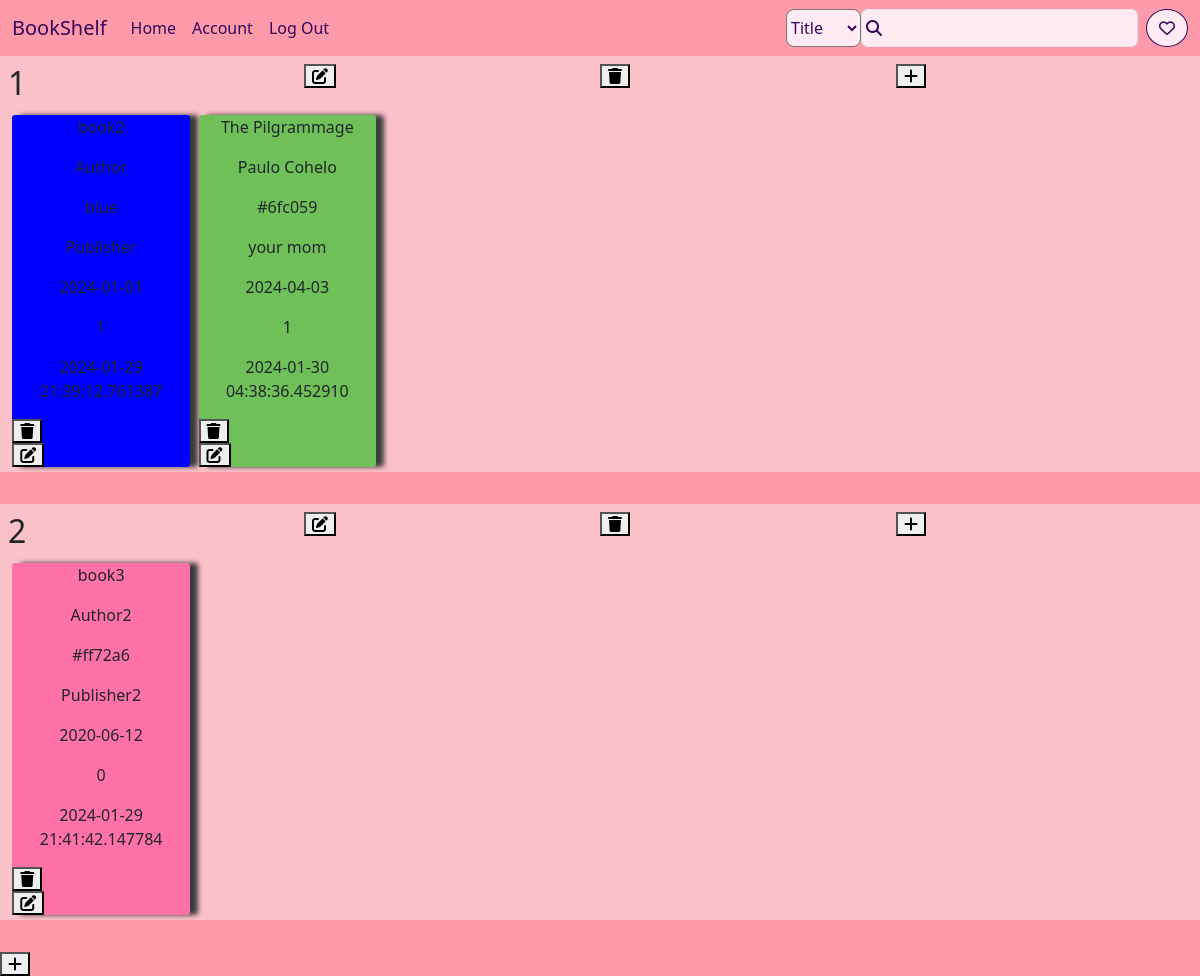
Page / (signed in) on the earlier database version.
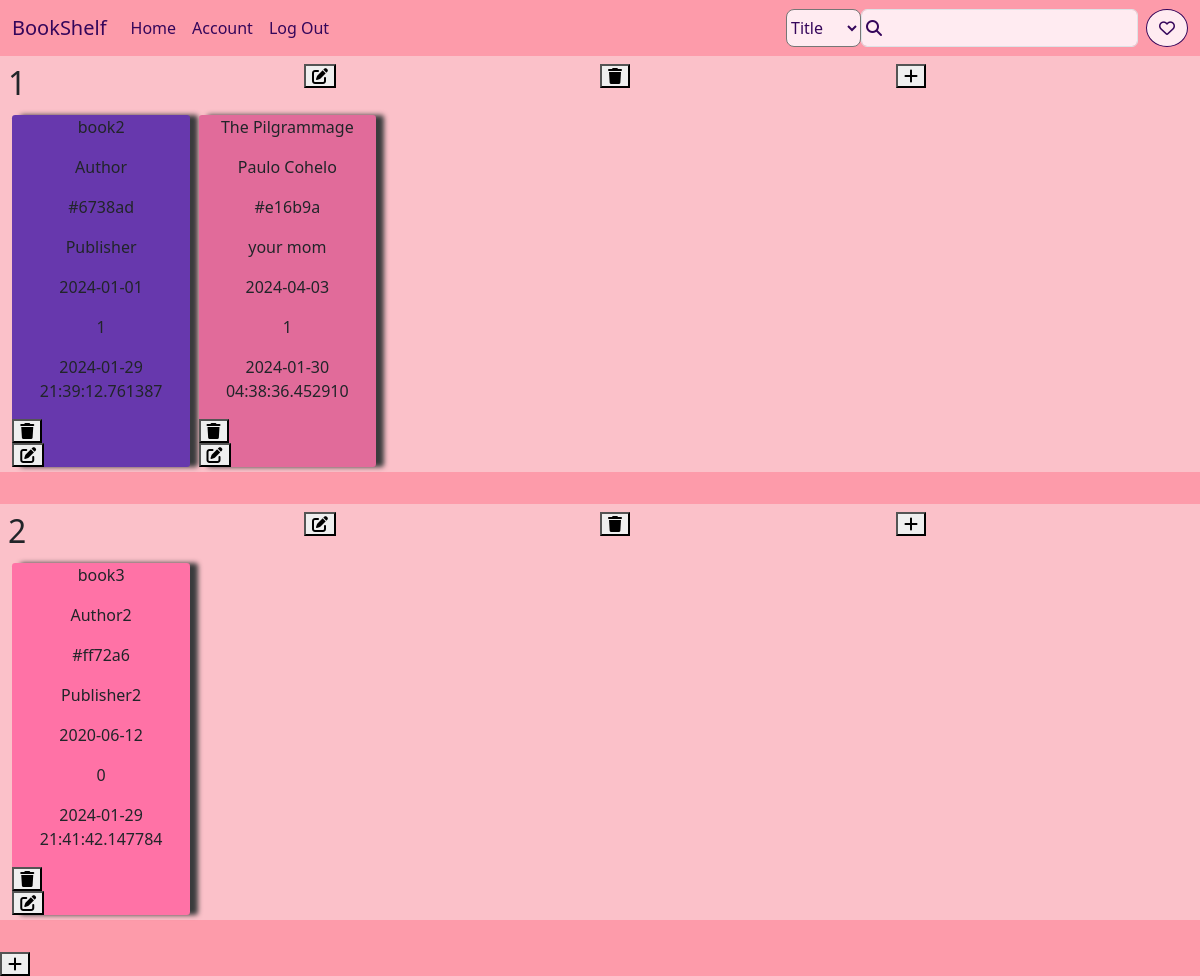
Same page on the later database version.
### tables this page shows
CREATE TABLE books (
    id INTEGER PRIMARY KEY AUTOINCREMENT,
    title TEXT NOT NULL,
    author TEXT NOT NULL,
    pages INTEGER NOT NULL,
    cover_color TEXT NOT NULL,
    publishing_house TEXT NOT NULL,
    published_date TEXT NOT NULL,
    fiction_nonfiction INTEGER NOT NULL,
    genre TEXT NOT NULL,
    been_read INTEGER NOT NULL,
    ISBN TEXT NOT NULL,
    added_date TEXT NOT NULL,
    user_id INTEGER NOT NULL,
    FOREIGN KEY (user_id) REFERENCES users (id) ON DELETE CASCADE
);

### app.py (the view)
@app.route("/")
@login_required
def index():
    user_library = Library()
    logging.info(f"User Library : {user_library}")
    user_shelves = Shelf.get_shelf_by_user(session["user_id"])
    logging.info(f"User Shelves : {user_shelves}")
    user_books = Book.get_books_by_user(session["user_id"])
    logging.info(f"User Books : {user_books}")
    book_shelves = dict()
    logging.info(f"Book Shelves : {book_shelves}")
    if user_shelves is not None:
        logging.info("User Shevles is not None")
        for shelf in user_shelves:
            logging.info(f"Shelf : {shelf}")
            user_library.add_shelf_to_library(shelf)
        logging.info(f"User Library : {user_library}")
    if user_books is not None:
        logging.info("User Books is not None")
        for book in user_books:
            logging.info(f"Book : {book}")
            user_library.add_book_to_library(book)
        logging.info(f"User Library : {user_library}")
    for book in user_library.get_books_in_library():
        book_id = book[0]
        logging.info(f"Book ID : {book_id}")
        shelf_id = user_library.get_shelf_for_book(book_id, session["user_id"])
        logging.info(f"Shelf ID : {shelf_id}")
        if shelf_id is None:
            logging.info(f"Shelf ID is NONE : Deleting Books on Shelf")
            Book.delete_book_by_id(book_id, session["user_id"])
            continue
        shelf_num = Shelf.get_shelf_number(shelf_id[0], session["user_id"])
        logging.info(f"Shelf Number : {shelf_num}")
        if shelf_num is None:
            logging.info(f"Shelf Num is NONE : Deleting Books on Shelf")
            Book.delete_book_by_id(shelf_id, session["user_id"])
            continue
        shelf_num = shelf_num[0]
        logging.info(f"Shelf Num : {shelf_num}")
        fiction_nonfiction = ""
        read = ""
        if book[8] == 0:
            fiction_nonfiction = "nonfiction"
        elif book[8] == 1:
            fiction_nonfiction = "fiction"
        if book[10] == 0:
            read = "Not Read"
        elif book[10] == 1:
            read = "Read"
        if shelf_num in book_shelves:
            logging.info(f"Shelf Num : {shelf_num} : in book_shelves : {book_shelves}")
            book_shelves[shelf_num].append({"book_id": book[0], "title": book[1], "author": book[2], "pages": book[3], "color": book[4], "color_name": book[5], "publisher": book[6], "published_date": book[7], "fiction_nonfiction": fiction_nonfiction, "genre": book[9], "read": read, "isbn": book[11], "added_date": book[12]})
            logging.info(f"Successfully Added Book to Shelf : {book_shelves}")
        else:
            logging.info(f"Shelf Num : {shelf_num} : not in book_shelves : {book_shelves}")
            book_shelves[shelf_num] = [{"book_id": book[0], "title": book[1], "author": book[2], "pages": book[3], "color": book[4], "color_name": book[5], "publisher": book[6], "published_date": book[7], "fiction_nonfiction": fiction_nonfiction, "genre": book[9], "read": read, "isbn": book[11], "added_date": book[12]}]
            logging.info(f"Successfully Created Shelf and Added Book to Shelf : {book_shelves}")
    for shelf in user_library.get_shelves_in_library():
        shelf_num = Shelf.get_shelf_number(shelf[0], session["user_id"])[0]
        logging.info(f"Shelf Number : {shelf_num}")
        if shelf_num not in book_shelves:
            logging.info(f"Shelf Num : {shelf_num} : not in book_shelves")
            book_shelves[shelf_num] = []
    logging.info(f"Final Book Shelves : {book_shelves}")
    book_shelves = dict(sorted(book_shelves.items()))
    logging.info(f"Sorted Book Shelves : {book_shelves}")
    return render_template("index.html", library=book_shelves)

### database.py (called while the page is built)
def create_connection():
    return sqlite3.connect("library.db")

def fetch_all(query, parameters=None):
    connection = create_connection()
    cursor = connection.cursor()
    if parameters:
        cursor.execute(query, parameters)
    else:
        cursor.execute(query)
    results = cursor.fetchall()
    connection.close()
    if len(results) == 0:
        return None
    else:
        return results

def fetch_one(query, parameters=None):
    connection = create_connection()
    cursor = connection.cursor()
    if parameters:
        cursor.execute(query, parameters)
    else:
        cursor.execute(query)
    results = cursor.fetchone()
    connection.close()
    if results is None:
        return None
    else:
        return results

### helpers.py (called while the page is built)
def login_required(f):
    @wraps(f)
    def decorated_function(*args, **kwargs):
        if session.get("user_id") is None:
            return redirect("/login")
        return f(*args, **kwargs)
    return decorated_function

### library_objects.py (called while the page is built)
    @staticmethod
    def get_books_by_user(user_id):
        query = "SELECT * FROM books WHERE user_id = ?"
        try:
            results = fetch_all(query, (user_id,))
            logging.info(f"Successfully got books : Books {results} : User ID {user_id}")
            return results
        except Exception as e:
            logging.error(f"Error getting books: {e}")

    @staticmethod
    def get_shelf_by_user(user_id):
        query = "SELECT * FROM bookshelf WHERE user_id = ?"
        try:
            results = fetch_all(query, (user_id,))
            logging.info(f"Successfully got shelves : Results {results} : User ID {user_id}")
            return results
        except Exception as e:
            logging.error(f"Error getting shelves: {e}")

    @staticmethod
    def get_shelf_number(shelf_id, user_id):
        query = "SELECT number FROM bookshelf WHERE id = ? AND user_id = ?"
        parameters = (shelf_id, user_id,)
        try:
            result = fetch_one(query, parameters)
            logging.info(f"Successfully got shelf number : Result {result} : Shelf ID {shelf_id} : User ID {user_id}")
            return result
        except Exception as e:
            logging.error(f"Error getting shelf number: {e}")

    def add_book_to_library(self, book):
        self._books.append(book)

    def add_shelf_to_library(self, shelf):
        self._shelves.append(shelf)

    def get_books_in_library(self):
        return self._books

    def get_shelves_in_library(self):
        return self._shelves

### templates/index.html (shortened to what this page needs)
{% extends "layouts.html" %}
{% block styles %}
    <link href="../static/index.css" rel="stylesheet">
{% endblock %}
{% block main %}
    <div class="shelf_container">
        {% for id, books in library.items() %}
            <div class="shelf" data-id="{{ id }}">
                <h2>{{ id }}</h2>
                <div class="books_shelf">
                    {% for book in books %}
                        <div class="book" data-color="{{ book.color }}">
                            {% if book.title is not none %}
                                <p class="book_title">{{ book.title }}</p>
                            {% endif %}
                            <div class="hidden_book_fields">
                                {% if book.author is not none %}
                                    <p class="book_author">{{ book.author }}</p>
                                {% endif %}
                                {% if book.color is not none %}
                                    <p class="book_color">{{ book.color }}</p>
                                {% endif %}
                                {% if book.color_name is not none %}
                                    <p class="book_color_name">{{ book.color_name }}</p>
                                {% endif %}
                                {% if book.publisher is not none %}
                                    <p class="book_publisher">{{ book.publisher }}</p>
                                {% endif %}
                                {% if book.genre is not none %}
                                    <p class="book_genre">{{ book.genre }}</p>
                                {% endif %}
                                {% if book.isbn is not none %}
                                    <p class="book_isbn">{{ book.isbn }}</p>
                                {% endif %}
                            </div>
                            {% if book.title is not none %}
                                <form action="/remove_book" method="post">
                                    <button type="submit"><i class="fa-solid fa-trash"></i></button>
                                </form>
                                <div class="hidden_form">
                                    <button class="hidden_button"><i class="fa-solid fa-pen-to-square"></i></button>
                                </div>
                            {% endif %}
                        </div>
                    {% endfor %}
                </div>
                <div class="hidden_form add_book_container">
                    <button class="hidden_button"><i class="fa-solid fa-plus"></i></button>
                </div>
                <form action="/remove_shelf" method="post" class="remove_shelf">
                    <button type="submit"><i class="fa-solid fa-trash"></i></button>
                </form>
                <div class="hidden_form" class="edit_shelf_container">
                    <button class="hidden_button"><i class="fa-solid fa-pen-to-square"></i></button>
                </div>
            </div>
        {% endfor %}
    </div>
    <div class="hidden_form">
        <button type="submit" class="hidden_button"><i class="fa-solid fa-plus"></i></button>
    </div>
{% endblock %}

### templates/layouts.html (shortened to what this page needs)
<!DOCTYPE html>
<html lang="en">
    <head>
        <link href="https://cdn.jsdelivr.net/npm/bootstrap@5.3.2/dist/css/bootstrap.min.css" rel="stylesheet">
        <link href="../static/normalize.css" rel="stylesheet">
        <link href="../static/styles.css" rel="stylesheet">
        {% block styles %}{% endblock %}
    </head>
    <body>
        <header>
            <nav class="navbar navbar-expand-lg bg-body-tertiary">
                <div class="container-fluid">
                  <a class="navbar-brand" href="#">BookShelf</a>
                  <div class="collapse navbar-collapse" id="navbarSupportedContent">
                    <ul class="navbar-nav me-auto mb-2 mb-lg-0">
                      <li class="nav-item">
                        <a class="nav-link {% block active_home %}{% endblock %}" aria-current="page" href="/">Home</a>
                      </li>
                      <li class="nav-item">
                        <a class="nav-link {% block active_account %}{% endblock %}" href="/account">Account</a>
                      </li>
                      <li class="nav-item">
                        <a class="nav-link" href="/logout">Log Out</a>
                      </li>
                    </ul>
                    <form class="d-flex" role="search" action="/search" method="get">
                      <select name="search_by">
                        <option value="title" selected>Title</option>
                      </select>
                      <div class="input-wrapper">
                        <input class="form-control me-2 search-bar" name="search_bar" type="search" aria-label="Search">
                      </div>
                      <button class="btn btn-outline-success search-btn" type="submit"><i class="fa-regular fa-heart"></i></button>
                    </form>
                  </div>
                </div>
              </nav>
        </header>
        <main>
            {% block main %}{% endblock %}
        </main>
    </body>
</html>

### static/styles.css (style rules this page uses)
* { box-sizing: border-box; }
nav.navbar.bg-body-tertiary, nav.navbar.bg-body-tertiary a.navbar-brand, nav.navbar.bg-body-tertiary a.nav-link { background-color: #fd9baa !important; color: #35065b !important; }
select { background-color: #ffebf1; color: #35065b; border-radius: .5rem; }
.input-wrapper { display: inline-block; position: relative; }
.input-wrapper::before { font-family: 'FontAwesome'; content: '\f002'; position: absolute; bottom: 7px; left: 5px; }
.search-bar { padding-left: 1.5rem; background-color: #ffebf1; }
.search-btn { border-radius: 50%; margin-left: .5rem; background-color: #ffebf1; }
.btn-outline-success { --bs-btn-color: #35065b; --bs-btn-border-color: #35065b; --bs-btn-hover-bg: #35065b; --bs-btn-hover-border-color: #35065b; --bs-btn-active-bg: #35065b; --bs-btn-active-border-color: #35065b; --bs-btn-disabled-color: #35065b; --bs-btn-disabled-border-color: #35065b; }
header, nav, main { background-color: #fd9baa; }

### static/index.css (style rules this page uses)
.shelf { width: 100vw; margin-bottom: 2rem; padding: .5rem; padding-bottom: 0; background-color: #fbc1c9; display: grid; grid-template-columns: 1fr 1fr 1fr 1fr; grid-template-areas: "number edit_shelf delete_shelf add_book" "book_area book_area book_area book_area"; }
.remove_shelf { grid-area: delete_shelf; }
.add_book_container { grid-area: add_book; }
.books_shelf { grid-area: book_area; display: flex; flex-wrap: wrap; }
.book { width: 15%; display: inline-block; box-shadow: #3a3b3c .5rem 0 .3rem; margin: .27rem; border-radius: .2rem; }
.book p { text-align: center; }

Differences in the rows shown:
changed books: cover_color "blue" → "#6738ad" (drawn)
changed books "The Pilgrammage": cover_color "#6fc059" → "#e16b9a" (drawn); color "#6fc059" → "#e16b9a"
Other differences:
new list line: "book2 Author #6738ad Publisher 2024-01-01 1 2024-01-29 21:39:12.761387"
